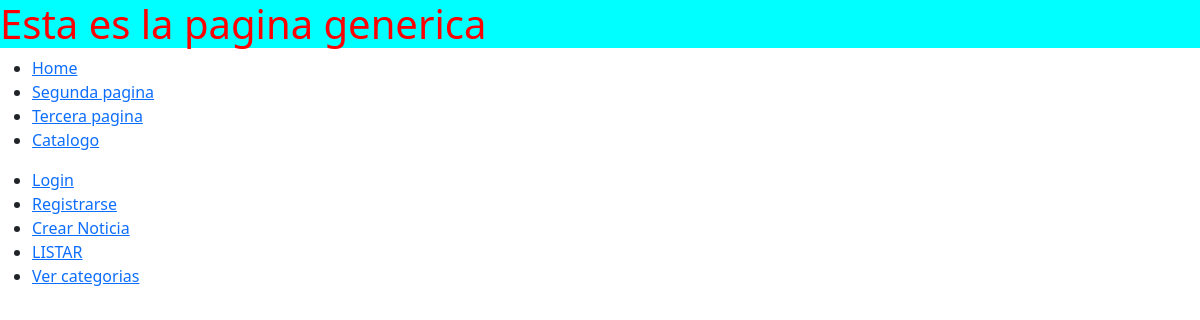
Before: /noticias/Categorias with the older database file.
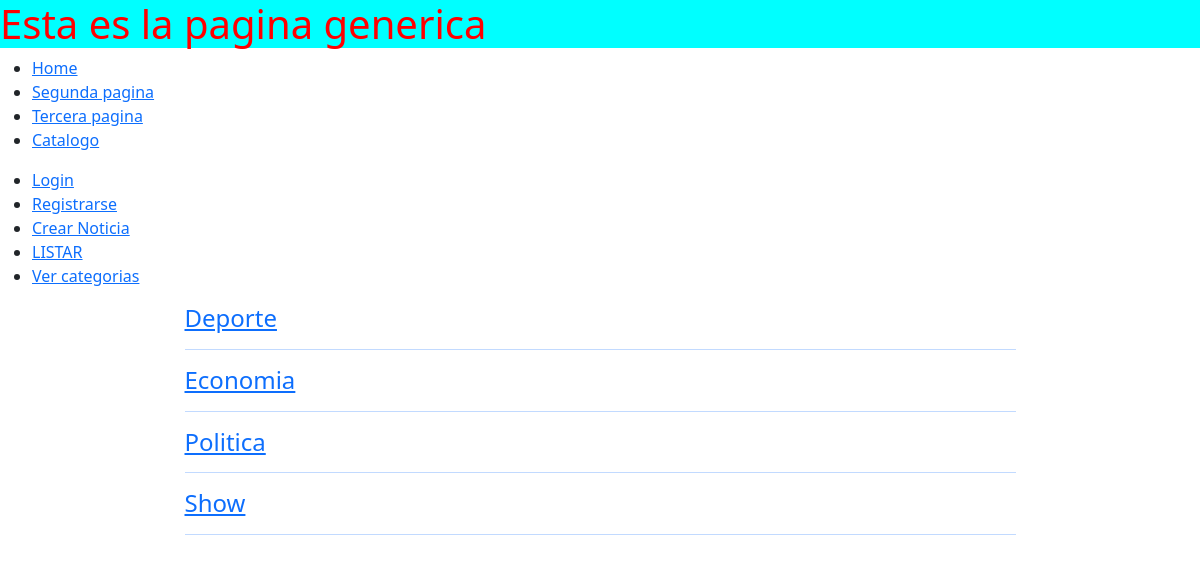
After: the same page with the newer database file.
### apps/noticias/models.py (models this page shows, shortened)
class Categoria(models.Model):
	nombre = models.CharField(max_length=80)

### apps/noticias/views.py (the view)
# urls.py: path('Categorias', views.Categorias.as_view(), name='categorias'),
class Categorias(ListView):
	model = Categoria
	template_name = 'noticias/categorias.html'

### templates/noticias/categorias.html
{% extends 'base.html' %}
{% block contenido %}
	<div class="container">
    <div class="row mt-3">
      <div class="col-md-9 mx-auto mb-5">
      	{% for categoria in object_list %}
		<a href="{% url 'noticias:filtro_cat' categoria.pk %}">
      		<div>
      			<h4>{{categoria.nombre}}</h4>
      			<hr>
      		</div>
		</a>
      	{% endfor %}
      </div>
    </div>
  </div>
{% endblock contenido %}

Changed rows visible on the page:
added Categoria: nombre "Deporte"
added Categoria: nombre "Economia"
added Categoria: nombre "Politica"
added Categoria: nombre "Show"
